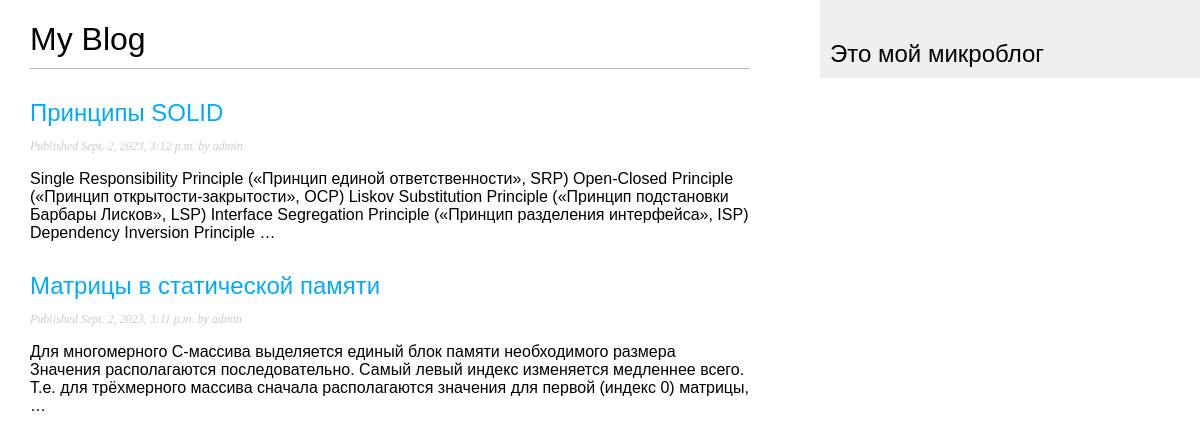
Screenshot of /blog/ with the database file from the repository.
### blog/models.py (models this page shows, shortened)
class Post(models.Model):
    class Status(models.TextChoices):
        DRAFT = 'DF', 'Draft'
        PUBLISHED = 'PB', 'Published'
    title = models.CharField(max_length=250)
    slug = models.SlugField(max_length=250)
    author = models.ForeignKey(User,
                               on_delete=models.CASCADE,
                               related_name='blog_posts')
    body = models.TextField()
    publish = models.DateTimeField(default=timezone.now)
    created = models.DateTimeField(auto_now_add=True)
    updated = models.DateTimeField(auto_now=True)
    status = models.CharField(max_length=2,
                              choices=Status.choices,
                              default=Status.DRAFT)
    objects = models.Manager() # менеджер по умолчанию
    published = PublishedManager() # созданный нами менеджер
    class Meta:
        ordering = ['-publish']
        indexes = [
            models.Index(fields=['-publish']),
        ]

### blog/views.py (the view)
# urls.py: path('', views.post_list, name='post_list'),
def post_list(request):
    posts = Post.published.all()
    return render(request, 'blog/post/list.html', {'posts': posts})

### blog/models.py (called while the page is built)
    def get_queryset(self):
        return super().get_queryset().filter(status=Post.Status.PUBLISHED)

### blog/templates/blog/post/list.html (shortened to what this page needs)
{% extends "blog/base.html" %}
{% block content %}
  <h1>My Blog</h1>
  {% for post in posts %}
    <h2>
      <a href="{% url 'blog:post_detail' post.id %}">
        {{ post.title }}
      </a>
    </h2>
    <p class="date">
      Published {{ post.publish }} by {{ post.author }}
    </p>
    {{ post.body|truncatewords:30|linebreaks }}
  {% endfor %}
{% endblock %}

### blog/templates/blog/base.html (shortened to what this page needs)
{% load static %}
<!DOCTYPE html>
<html>
<head>
  <link href="{% static 'blog.css' %}" rel="stylesheet">
</head>
<body>
  <div id="content">
    {% block content %}
    {% endblock %}
  </div>
  <div id="sidebar">
    <h2>Это мой микроблог</h2>
  </div>
</body>
</html>

### blog/static/blog.css (style rules this page uses)
body { margin:0; padding:0; font-family:helvetica, sans-serif; }
a { color:#00abff; text-decoration:none; }
h1 { font-weight:normal; border-bottom:1px solid #bbb; padding:0 0 10px 0; }
h2 { font-weight:normal; margin:30px 0 0; }
#content { float:left; width:60%; padding:0 0 0 30px; }
#sidebar { float:right; width:30%; padding:10px; background:#efefef; height:100%; }
p.date { color:#ccc; font-family: georgia, serif; font-size: 12px; font-style: italic; }

### rows the page displays
Post: title "Принципы SOLID", publish "Sept. 2, 2023, 3:12 p.m.", author "admin", body "Single Responsibility Principle («Принцип единой ответственности», SRP) Open-Closed Principle («Принцип открытости-закрытости», OCP) Liskov Substitution Principle («Принцип подстановки Барбары Лисков», LSP) Interface Segregation Principle («Принцип разделения интерфейса», ISP) Dependency Inversion Principle …"
Post: title "Матрицы в статической памяти", publish "Sept. 2, 2023, 3:11 p.m.", author "admin", body "Для многомерного C-массива выделяется единый блок памяти необходимого размера Значения располагаются последовательно. Самый левый индекс изменяется медленнее всего. Т.е. для трёхмерного массива сначала располагаются значения для первой (индекс 0) матрицы, …"
